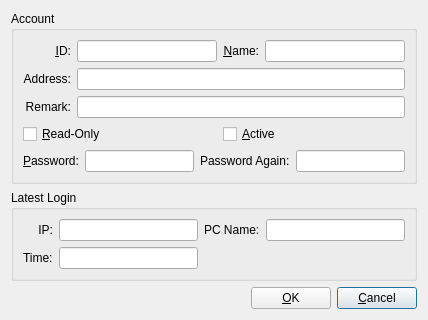
<?xml version="1.0" encoding="UTF-8"?>
<ui version="4.0">
 <class>AdminInfoWidget</class>
 <widget class="QWidget" name="AdminInfoWidget">
  <property name="geometry">
   <rect>
    <x>0</x>
    <y>0</y>
    <width>428</width>
    <height>289</height>
   </rect>
  </property>
  <property name="windowTitle">
   <string>Admin Account Info</string>
  </property>
  <layout class="QVBoxLayout" name="verticalLayout">
   <item>
    <widget class="QGroupBox" name="groupBoxAccountInfo">
     <property name="title">
      <string>Account</string>
     </property>
     <layout class="QVBoxLayout" name="verticalLayout_2">
      <item>
       <layout class="QGridLayout" name="gridLayout">
        <item row="0" column="0">
         <widget class="QLabel" name="labelID">
          <property name="text">
           <string>&amp;ID:</string>
          </property>
          <property name="alignment">
           <set>Qt::AlignRight|Qt::AlignTrailing|Qt::AlignVCenter</set>
          </property>
          <property name="buddy">
           <cstring>lineEditID</cstring>
          </property>
         </widget>
        </item>
        <item row="0" column="1">
         <widget class="QLineEdit" name="lineEditID"/>
        </item>
        <item row="0" column="2">
         <widget class="QLabel" name="labelName">
          <property name="text">
           <string>&amp;Name:</string>
          </property>
          <property name="alignment">
           <set>Qt::AlignRight|Qt::AlignTrailing|Qt::AlignVCenter</set>
          </property>
          <property name="buddy">
           <cstring>lineEditName</cstring>
          </property>
         </widget>
        </item>
        <item row="0" column="3">
         <widget class="QLineEdit" name="lineEditName"/>
        </item>
        <item row="1" column="0">
         <widget class="QLabel" name="label_2">
          <property name="text">
           <string>Address:</string>
          </property>
          <property name="alignment">
           <set>Qt::AlignRight|Qt::AlignTrailing|Qt::AlignVCenter</set>
          </property>
          <property name="buddy">
           <cstring>lineEditAddress</cstring>
          </property>
         </widget>
        </item>
        <item row="1" column="1" colspan="3">
         <widget class="QLineEdit" name="lineEditAddress"/>
        </item>
        <item row="2" column="0">
         <widget class="QLabel" name="labelRemark">
          <property name="text">
           <string>Remark:</string>
          </property>
          <property name="alignment">
           <set>Qt::AlignRight|Qt::AlignTrailing|Qt::AlignVCenter</set>
          </property>
          <property name="buddy">
           <cstring>lineEditRemark</cstring>
          </property>
         </widget>
        </item>
        <item row="2" column="1" colspan="3">
         <widget class="QLineEdit" name="lineEditRemark"/>
        </item>
        <item row="3" column="0" colspan="2">
         <widget class="QCheckBox" name="checkBoxReadOnly">
          <property name="text">
           <string>&amp;Read-Only</string>
          </property>
         </widget>
        </item>
        <item row="3" column="2" colspan="2">
         <widget class="QCheckBox" name="checkBoxActive">
          <property name="text">
           <string>&amp;Active</string>
          </property>
         </widget>
        </item>
       </layout>
      </item>
      <item>
       <widget class="QFrame" name="framePassword">
        <property name="frameShape">
         <enum>QFrame::NoFrame</enum>
        </property>
        <property name="frameShadow">
         <enum>QFrame::Raised</enum>
        </property>
        <layout class="QHBoxLayout" name="horizontalLayout">
         <property name="leftMargin">
          <number>0</number>
         </property>
         <property name="topMargin">
          <number>0</number>
         </property>
         <property name="rightMargin">
          <number>0</number>
         </property>
         <property name="bottomMargin">
          <number>0</number>
         </property>
         <item>
          <widget class="QLabel" name="labelPassword">
           <property name="text">
            <string>&amp;Password:</string>
           </property>
           <property name="buddy">
            <cstring>lineEditPassword</cstring>
           </property>
          </widget>
         </item>
         <item>
          <widget class="QLineEdit" name="lineEditPassword">
           <property name="echoMode">
            <enum>QLineEdit::Password</enum>
           </property>
          </widget>
         </item>
         <item>
          <widget class="QLabel" name="label">
           <property name="text">
            <string>Password Again:</string>
           </property>
           <property name="buddy">
            <cstring>lineEditPassword2</cstring>
           </property>
          </widget>
         </item>
         <item>
          <widget class="QLineEdit" name="lineEditPassword2">
           <property name="echoMode">
            <enum>QLineEdit::Password</enum>
           </property>
          </widget>
         </item>
        </layout>
       </widget>
      </item>
     </layout>
    </widget>
   </item>
   <item>
    <widget class="QGroupBox" name="groupBoxLatestLogin">
     <property name="title">
      <string>Latest Login</string>
     </property>
     <layout class="QGridLayout" name="gridLayout_2">
      <item row="0" column="0">
       <widget class="QLabel" name="labelIP">
        <property name="text">
         <string>IP:</string>
        </property>
        <property name="alignment">
         <set>Qt::AlignRight|Qt::AlignTrailing|Qt::AlignVCenter</set>
        </property>
        <property name="buddy">
         <cstring>lineEditIP</cstring>
        </property>
       </widget>
      </item>
      <item row="0" column="1">
       <widget class="QLineEdit" name="lineEditIP">
        <property name="readOnly">
         <bool>true</bool>
        </property>
       </widget>
      </item>
      <item row="0" column="2">
       <widget class="QLabel" name="labelPCName">
        <property name="text">
         <string>PC Name:</string>
        </property>
        <property name="buddy">
         <cstring>lineEditPCName</cstring>
        </property>
       </widget>
      </item>
      <item row="0" column="3">
       <widget class="QLineEdit" name="lineEditPCName">
        <property name="readOnly">
         <bool>true</bool>
        </property>
       </widget>
      </item>
      <item row="1" column="0">
       <widget class="QLabel" name="label_3">
        <property name="text">
         <string>Time:</string>
        </property>
       </widget>
      </item>
      <item row="1" column="1">
       <widget class="QLineEdit" name="lineEditTime">
        <property name="readOnly">
         <bool>true</bool>
        </property>
       </widget>
      </item>
     </layout>
    </widget>
   </item>
   <item>
    <layout class="QHBoxLayout" name="horizontalLayout_2">
     <item>
      <spacer name="horizontalSpacer_3">
       <property name="orientation">
        <enum>Qt::Horizontal</enum>
       </property>
       <property name="sizeHint" stdset="0">
        <size>
         <width>40</width>
         <height>20</height>
        </size>
       </property>
      </spacer>
     </item>
     <item>
      <widget class="QPushButton" name="pushButtonOK">
       <property name="text">
        <string>&amp;OK</string>
       </property>
      </widget>
     </item>
     <item>
      <widget class="QPushButton" name="pushButtonCancel">
       <property name="text">
        <string>&amp;Cancel</string>
       </property>
       <property name="autoDefault">
        <bool>true</bool>
       </property>
       <property name="default">
        <bool>true</bool>
       </property>
      </widget>
     </item>
    </layout>
   </item>
  </layout>
 </widget>
 <tabstops>
  <tabstop>lineEditID</tabstop>
  <tabstop>lineEditName</tabstop>
  <tabstop>lineEditAddress</tabstop>
  <tabstop>lineEditRemark</tabstop>
  <tabstop>checkBoxReadOnly</tabstop>
  <tabstop>checkBoxActive</tabstop>
  <tabstop>lineEditPassword</tabstop>
  <tabstop>lineEditPassword2</tabstop>
  <tabstop>lineEditIP</tabstop>
  <tabstop>lineEditPCName</tabstop>
  <tabstop>pushButtonOK</tabstop>
  <tabstop>pushButtonCancel</tabstop>
 </tabstops>
 <resources/>
 <connections/>
</ui>
